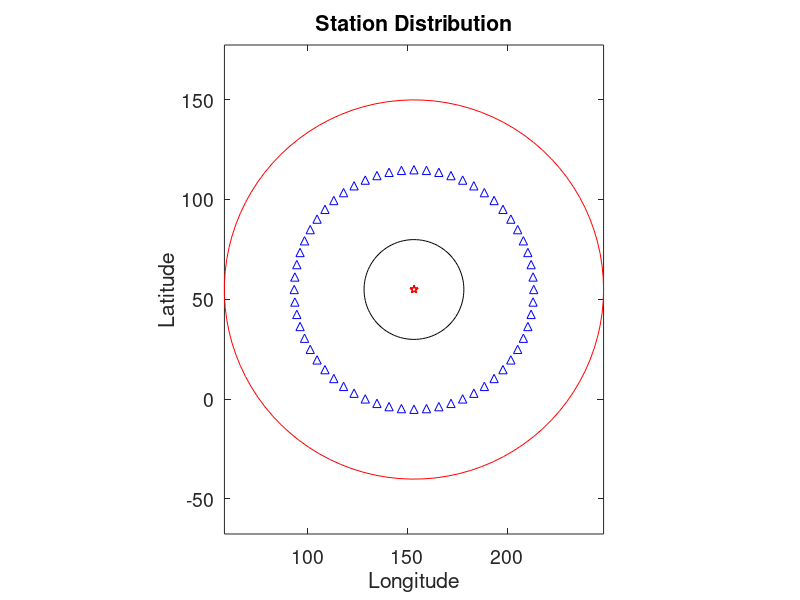
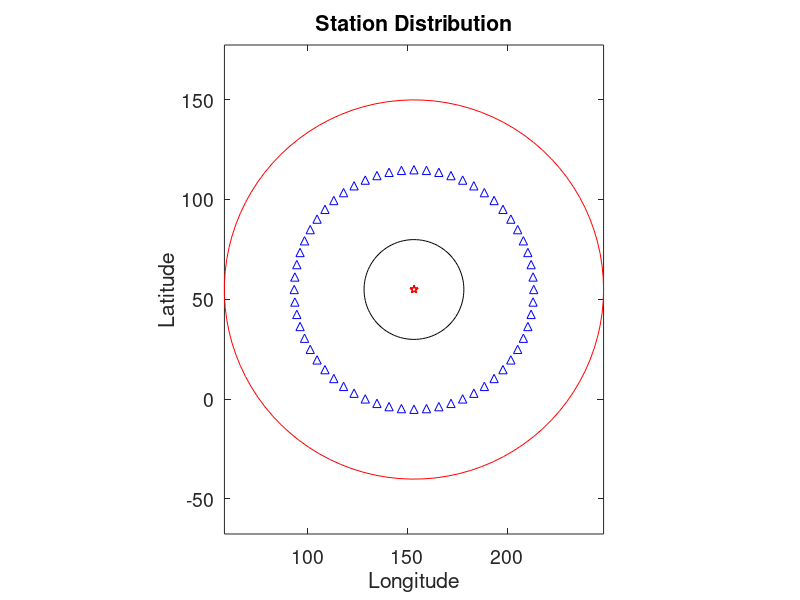

MATLAB code to generate these figures, in order: (Note: this script raises an error after producing the figures.)
%% %%%%%%%%%%%%%%%%%%%%%%%%%%%%%%%%%%%%%%%%%%%%%%%%%%%%%%%%
%         High-frequency inverse technique for            %
%   sparse sub-event location and source time retrieval   %
%      using convex optimization with grouped-lasso       %
%                                                         %
%                  Valere Lambert, 2017                   %
% %%%%%%%%%%%%%%%%%%%%%%%%%%%%%%%%%%%%%%%%%%%%%%%%%%%%%%%%%

clear all;
close all;

scrsz=get(0,'ScreenSize');
outdir = 'Homogeneous_circle_2array_05_2/';
if ~exist(outdir,'dir')
    mkdir(outdir)
end

% Hypocenter location (degrees)
EVLA=54.874;
EVLO=153.281;
EVDP=607;

%subevent locations and times
%x_ev=[0 1 8    8];
%y_ev=[0 4 6    6];
x_ev=[0 1 8    10];% 20 25 ]./2; % km
y_ev=[0 4 6    7];% 10 10 ]./2; % km
%x_ev=[0 4  6 7];
%y_ev=[0 -1 -8 -10];
t_ev=[0 3  7   9 ];%10 12];     % seconds
m_ev=[1 1  1   1];%  1  1];     % moment normalized to event 1
n_ev=length(x_ev);

% convert km to deg
deg2km = 111.2;
lon_ev = EVLO+x_ev/deg2km;
lat_ev = EVLA+y_ev/deg2km;


%% % % % % % % % % % % % % % % % % % % % % % % % % % % % %
%        Construct 2D grid of potential sources          %
% % % % % % % % % % % % % % % % % % % % % % % % % % % % %%
dx=1;     % cell spacing (km)
dy=dx;    
xmin = -5; xmax = 13;   % (km)
ymin = -5; ymax = 10;   % (km)
%xmin = -5; xmax = 10;
%ymin = -13; ymax = 5;

x_bp = xmin:dx:xmax;
y_bp = ymin:dy:ymax;
nxbp = length(x_bp);
nybp = length(y_bp);

ns = (length(x_bp))*(length(y_bp));      % total number of cells / sources
cx = reshape(repmat(x_bp,nybp,1),ns,1);
cy = reshape(repmat(y_bp',nxbp,1),ns,1);
xycenters = [cx,cy];

%% % % % % % % % % % % % % % % % % % % % % % % % % % % % %
%                Construct station network               %
% % % % % % % % % % % % % % % % % % % % % % % % % % % % %%
nsta = 60;             % Number of stations
R = [60];              % Radius of rings in degrees
nDiv = 2;              % Number of subarrays

arrayPop = nsta / nDiv;    % Subarray populations are even

% Azimuthal ranges for each subarray
minA1 = 0*pi;        maxA1 = pi; 
minA2 = 1*pi;         maxA2 = 2*pi;
%minA3 = 6/5*pi;        maxA3 = 7/5*pi;
% minA4 = 8/5*pi;        maxA4 = 9/5*pi;
% minA5 = 4/5*pi;        maxA5 = pi;
% minA6 = pi;            maxA6 = 6/5*pi; 
% minA7 = 6/5*pi;        maxA7 = 7/5*pi;
% minA8 = 7/5*pi;        maxA8 = 8/5*pi;
% minA9 = 8/5*pi;        maxA9 = 9/5*pi;
% minA10 = 9/5*pi;       maxA10 = 2*pi;

range1 = maxA1 - minA1; az_res1 = range1/arrayPop;
range2 = maxA2 - minA2; az_res2 = range2/arrayPop;
% range3 = maxA3 - minA3; az_res3 = range3/arrayPop;
% range4 = maxA4 - minA4; az_res4 = range4/arrayPop;
% range5 = maxA5 - minA5; az_res5 = range5/arrayPop;
% range6 = maxA6 - minA6; az_res6 = range6/arrayPop;
% range7 = maxA7 - minA7; az_res7 = range7/arrayPop;
% range8 = maxA8 - minA8; az_res8 = range8/arrayPop;
% range9 = maxA9 - minA9; az_res9 = range9/arrayPop;
% range10 = maxA10 - minA10; az_res10 = range10/arrayPop;

azi1 = (minA1:az_res1:maxA1)'; azi1 = azi1(1:end-1);
azi2 = (minA2:az_res2:maxA2)'; azi2 = azi2(1:end-1);
% azi3 = (minA3:az_res3:maxA3)'; azi3 = azi3(1:end-1);
% azi4 = (minA4:az_res4:maxA4)'; azi4 = azi4(1:end-1);
% azi5 = (minA5:az_res5:maxA5)'; azi5 = azi5(1:end-1);
% azi6 = (minA6:az_res6:maxA6)'; azi6 = azi6(1:end-1);
% azi7 = (minA7:az_res7:maxA7)'; azi7 = azi7(1:end-1);
% azi8 = (minA8:az_res8:maxA8)'; azi8 = azi8(1:end-1);
% azi9 = (minA9:az_res9:maxA9)'; azi9 = azi9(1:end-1);
% azi10 = (minA10:az_res10:maxA10)'; azi10 = azi10(1:end-1);

azi = [azi1;azi2];%azi3;azi4];%azi5;azi6;azi7;azi8;azi9;azi10];
% minA = 0;
% maxA = 360;
% range =maxA - minA;
% az_res = range / nsta;
% azi = (minA:az_res:maxA)'*pi/180;
% azi = azi(1:end-1);
%azi = cat(1,azi,(180:az_res:270)'*pi/180);
%azi = cat(1,azi,(310:az_res:330)'*pi/180);
StaLoc = zeros(nsta,2);
az = zeros(nsta,1);
for ri=1:length(R)
    station_lat = EVLA+R(ri)*cos(azi);
    station_lon = EVLO+R(ri)*sin(azi);
    
    stationsri = [station_lat, station_lon];
    %stations_i = randi(length(station_lat),nsta,1);          % random distribution
    stations_i =round(linspace(1,length(station_lat),nsta));  % even distribution
    StaLoc((ri-1)*nsta+1:ri*nsta,:)=stationsri(stations_i,:);
    az = azi(stations_i,1);
end

R = 60*111.2*ones(nsta,1);

th_st=az';
[th_st, index]=sort(th_st);

x_st=R.*sin(th_st');
y_st=R.*cos(th_st');

% Set up coherent array divisions
Div1 = find( az >=minA1  & az <maxA1);
Div2 = find( az >=minA2  & az <maxA2);
% Div3 = find( az >=minA3  & az <maxA3);
% Div4 = find( az >=minA4  & az <maxA4);
% Div5 = find( az >=minA5  & az <maxA5);
% Div6 = find( az >=minA6  & az <maxA6);
% Div7 = find( az >=minA7  & az <maxA7);
% Div8 = find( az >=minA8  & az <maxA8);
% Div9 = find( az >=minA9  & az <maxA9);
% Div10= find( az >=minA10 & az <maxA10);

Div = [Div1;Div2];%Div3;Div4];%Div5;Div6;Div7;Div8;Div9;Div10];
DivPop = [0;length(Div1); length(Div2)];%length(Div3);...
          %length(Div4)];% length(Div5);length(Div6); length(Div7);...
          %length(Div8); length(Div9);length(Div10)];

%% plot station map (Figure 1)
figure(1);clf;
set(gcf,'Position',[1 scrsz(4)*2/3 530 650]);
hold on;
az0=linspace(0,2*pi,100);
plot(EVLO+25*cos(az0),EVLA+25*sin(az0),'-k');
plot(EVLO+95*cos(az0),EVLA+95*sin(az0),'-r');
plot(EVLO+x_st/deg2km,EVLA+y_st/deg2km,'b^');
plot(lon_ev,lat_ev,'rp');
xlabel('Longitude')
ylabel('Latitude')
axis equal tight; box on;
text(0.15e4,-0.1e4,'25^{o}','FontSize',14)
text(0.75e4,-0.8e4,'95^{o}','FontSize',14)
set(gca,'FontSize',14)
set(gca,'color','none')
title('Station Distribution')
saveas(gcf,[outdir,'StationMap'],'png')
saveas(gcf,[outdir,'StationMap'],'fig')

%% % % % % % % % % % % % % % % % % % % % % % % % % % % % %
%              Make Synthetic Seismograms                %
% % % % % % % % % % % % % % % % % % % % % % % % % % % % %%
fc = 1;                  % dominant frequency (Hz)
dt = 0.05;               % sampling
nsmooth=round(1/fc/dt);  % smoothing for plotting (period / sampling)
t=-5:dt:(max(t_ev)+3);   
nt=length(t);

% Moment Rate Function
MRF=zeros(1,nt);
for ii=1:n_ev
    MRF=MRF + m_ev(ii)*wavelet(t,t_ev(ii),0,fc);
end

% Load travel times
P_trav = load('P_trav_607_taup.txt');    % TauP with IASP91 velocity model

% Distortions for multiple phases and attenuation
multiple = zeros(nsta,2);
multiple(:,1) = 1;    % number of multiples
multiple(:,2) = 2;    % time delay for each multiple
multiple(:,3) = 1;    % damping factor

%multiple(Div2,1) = 2;    % number of multiples
%multiple(Div2,2) = 0.5;  % time delay for each multiple
%multiple(Div2,3) = 1;    % damping factor

%multiple(Div3,1) = 3;    % number of multiples
%multiple(Div3,2) = 0.6;  % time delay for each multiple

%multiple(Div3,3) = 0;    % damping factor
fd = fc *ones(nsta,1);

% Produce Green's functions for each subarray
GF = zeros(nDiv,nt);
for i = 1:nDiv
    count = sum(DivPop(1:i));
    GF(i,:) = GreensFunctions(t,0,0,fd(1),multiple(count+1,1),multiple(count+1,2),multiple(count+1,3));
end

% Make synthetics wrt first arrival
Data=zeros(nsta, nt);

% Distance and travel time from hypocenter to each station 
dist = sqrt( ( x_ev(1) - x_st ).^2 + ( y_ev(1) - y_st ).^2 )/111.2; 
t0j = t_ev(1)+interp1(P_trav(:,1),P_trav(:,2),dist,'linear','extrap'); 
SNR = 20; % signal - to - noise ratio

for jj=1:nsta
    for ii=1:n_ev
        dist=sqrt( ( x_ev(ii)-x_st(jj) )^2 + ( y_ev(ii)-y_st(jj) )^2 )./111.2;
        trav = t_ev(ii)+ interp1(P_trav(:,1),P_trav(:,2),dist,'linear','extrap');   % time of each arrival
        trav = trav - t0j(jj);
        % time wrt first arrival
        Data(jj,:) = Data(jj,:) + m_ev(ii)*GreensFunctions(t,trav,0,fd(jj),multiple(jj,1),multiple(jj,2),multiple(jj,3));
    end
    Data(jj,:)=Data(jj,:)./max(Data(jj,:));
    % add white gaussian noise
    %Data(jj,:) = awgn(Data(jj,:),SNR);
end

%% % % % % % % % % % % % % % % % % % % % % % % % % % % % %
%             Plot waveform versus azimuth               %
% % % % % % % % % % % % % % % % % % % % % % % % % % % % %%
figure(2);clf
set(gcf,'Position',[scrsz(3)/4 scrsz(4)/2 530 650]);
subplot(5,1,1:4);
h=pcolor(t,th_st/pi,Data);
ylim([0 2])
set(h,'EdgeColor','none');
ylabel('station azimuth \theta (\pi)')
set(gca,'FontSize',14)

% square stack of waveforms, smoothed
subplot(5,1,5);
event1=sum(Data,1);
event1=smooth(event1.^2,nsmooth); % square stacking smoothing
plot(t,event1);
xlabel('time (s)')
xlim([t(1) t(end)])
set(gca,'FontSize',14)
saveas(gcf,[outdir,'AzimuthalDistribution'],'png')
saveas(gcf,[outdir,'AzimuthalDistribution'],'fig')

%% % % % % % % % % % % % % % % % % % % % % % % % % % % % %
%        Filter and Convert to Frequency Domain          %
% % % % % % % % % % % % % % % % % % % % % % % % % % % % %%
fnyq = 1/dt/2;      % Nyquist frequency
lowF  = 0.2;       % Hz
highF = 2.0;        % Hz

DataFilt = Data;
[B,A] = butter(4,[lowF highF]./fnyq);
for st=1:nsta
    DataFilt(st,:) = filter(B,A,Data(st,:));
end

% Time window (currently full window)
tw = find(t >= min(t),1,'first'); 
ntw = length(t(tw:end));

% Fourier transform the data
nfft = 2^nextpow2(length(t(tw:end)));
fspace0 = 1/dt * (0:(nfft/2))/nfft;
nftot = length(fspace0);      % number of frequencies
ffilt = find(fspace0 >= 0 & fspace0 <= 3);

% Bin the frequencies
binpop = 10;
overflow = binpop - mod(length(ffilt),binpop);
if overflow ~= 0
   ffilt = ffilt(1):(ffilt(end)+overflow); 
end
fspace = fspace0(ffilt);
nf = length(fspace);
nfbin = nf/binpop;


DataSpec = zeros(nsta,nf);
for i = 1:nsta
    spec = fft(DataFilt(i,tw:end),nfft);
    spec = spec(1:nfft/2+1);
    DataSpec(i,:) = spec(ffilt);
end

% Get the Green's function spectra
GFw = zeros(nDiv,nf);
for i = 1:nDiv
    gw = fft(GF(i,tw:end),nfft);
    gwtemp = gw(1:nfft/2+1);
    GFw(i,:) = gwtemp(ffilt);
end

%% % % % % % % % % % % % % % % % % % % % % % % % % % % % %
%             Prepare and Perform Inversion              %
%              for each Discrete Frequency               %
% % % % % % % % % % % % % % % % % % % % % % % % % % % % %%

% Redefine values based on population of subarrays 
% (currently same as total stations)
t0j1 = t0j(Div);          % initial arrival from hypocenter
np = sum(DivPop);         % number of stations in inversion population
ncomb = ns*nDiv;          % total number of model parameters

% Output models
%mout = zeros(nf,ncomb);
%mm   = zeros(nf,nDiv,ns);
moutTemp = zeros(nfbin,ncomb*binpop);
mout = zeros(nf,ncomb);
mm   = zeros(nf,nDiv,ns);

% Displacement vector for entire population
uom = zeros(np*nf,1);

% Synthetic spectra 
syntmp = zeros(np*binpop,nfbin);
syn = zeros(np,nf);
synV = zeros(size(uom));

% Spectral Power for each source
specPower = zeros(nDiv,ns);
specPowerF = zeros(nfbin,nDiv,ns);

tic

parfor f = 1:nfbin       % parallelized over frequency bins
    findices = ((f-1)*binpop+1):(f*binpop);
    f0s = fspace(findices); % frequency
    
    % Fill data vectors for frequency
    u = DataSpec(Div,findices);
    u = reshape(u,np*binpop,1)

    % Create kernels for each source location and station
    K1 = zeros(np*binpop,ns*binpop);
    Kf = zeros(np*binpop,ncomb*binpop);
    
    for d = 1:nDiv
        % find the station indices within the subarray
        popu = ((sum(DivPop(1:d))+1):(sum(DivPop(1:d+1))));
        for i = 1:ns 
            x_xi = xycenters(i,1);
            y_xi = xycenters(i,2);
            % Calculate travel time from each potential source
            dis = sqrt( ( x_xi-x_st(Div(popu)) ).^2 + ( y_xi-y_st(Div(popu)) ).^2 )/111.2;
            tij =interp1(P_trav(:,1),P_trav(:,2),dis,'linear','extrap');
            for fi = 1:binpop
                % Fill kernels
                f0i = f0s(fi);
                K1((fi-1)*np+Div(popu),(fi-1)*ns+i) = (exp(2i*pi*f0i*(t0j1(Div(popu)) - tij)));
                Kf((fi-1)*np+Div(popu),(fi-1)*nDiv*ns+(d-1)*ns+i) = (exp(2i*pi*f0i*(t0j1(Div(popu)) - tij)));
            end
        end
    end
    
    % Perform the Inversion
    lambda = 5;                         % Sparsity prior weight
    pl = sqrt(nDiv)*ones(1,ns);        
    m = GroupLassoBin(u,Kf,pl,lambda,ns,ncomb,binpop);
 
    syntmp(:,f) = Kf*m;
    tmpspecPowerF = zeros(nDiv,ns);
    moutTemp(f,:) = m
    mm_out = zeros(nfbin,nDiv,ns);
    for fi = 1:binpop
        findex = findices(fi);
        fpop = ((fi-1)*np+1:fi*np);
        fsource = ((fi-1)*ncomb+1:fi*ncomb);
        mtmp = m(fsource);
    
        % Calculate power and synthetics at each frequency from the subevents
        mmtmp = zeros(nDiv,ns);
        tmpspecPower = zeros(nDiv,ns);
        for d = 1:nDiv
            popu = ((sum(DivPop(1:d))+1):(sum(DivPop(1:d+1))));
            Ktemp = K1((fi-1)*np+Div(popu),((fi-1)*ns+1):fi*ns);
            for s = 1:ns
                mmtmp(d,s) = mtmp((d-1)*ns+s);
                tmp = Ktemp(:,s)*mmtmp(d,s);
                tmpspecPower(d,s) =  sum(real(tmp).*real(tmp));
            end
        end
        tmpspecPowerF = tmpspecPowerF + tmpspecPower;
        specPower = specPower + tmpspecPower;
    end
    specPowerF(f,:,:) = tmpspecPowerF;
%%
end
toc
%%
for f = 1:nfbin
    findices = ((f-1)*binpop+1):(f*binpop);
    for fi = 1:binpop
        findex = findices(fi);
        fpop = ((fi-1)*np+1:fi*np);
        fsource = ((fi-1)*ncomb+1:fi*ncomb);
        mout(findex,:) = moutTemp(f,fsource);
        for d= 1:nDiv
            for s = 1:ns
                mm(findex,d,s) =mout(findex,(d-1)*ns+s);
            end
        end
        syn(:,findex) = syntmp(fpop,f);
    end
end


r = DataSpec - syn;

%% % % % % % % % % % % % % % % % % % % % % % % % % % % % %
%            Plot Spectral Power Distribution            %
% % % % % % % % % % % % % % % % % % % % % % % % % % % % %%
figure(3);clf;
hold on;
qy = min(3,nDiv+1);
if qy < 3
    qx = 1;
else
    qx = ceil((nDiv+1)/3);
end
set(gcf,'Position',[1 1 qy*425 qx*280])
for i = 1:nDiv
   subplot(qx,qy,i)
   grid = reshape(specPower(i,:),nybp,nxbp);
   pcolor(x_bp-dx/2,y_bp-dy/2,grid)
   colorbar;
   title(sprintf('Subarray %d Power',i))
   axis equal tight
end
subplot(qx,qy,nDiv+1)
grid = reshape(sum(specPower,1),nybp,nxbp);
pcolor(x_bp-dx/2,y_bp-dy/2,grid)
colorbar
title(sprintf('Combined Power'))
axis equal tight
saveas(gcf,[outdir,'SubeventLocation'],'png')
saveas(gcf,[outdir,'SubeventLocation'],'fig')

% Cumulate Spectral Power
CumSpecPower = sum(specPower,1);

%% % % % % % % % % % % % % % % % % % % % % % % % % % % % %
%          Plot Spectral Power Frequency Bins            %
% % % % % % % % % % % % % % % % % % % % % % % % % % % % %%
for f = 1:nfbin
    findices = ((f-1)*binpop+1):(f*binpop);
    f_floor = fspace(findices(1));
    f_ceil  = fspace(findices(end));
    figure(4);clf;
    hold on;
    qy = min(3,nDiv+1);
    if qy < 3
        qx = 1;
    else
        qx = ceil((nDiv+1)/3);
    end
    set(gcf,'Position',[1 1 qy*425 qx*280])
    for i = 1:nDiv
       subplot(qx,qy,i)
       grid = reshape(squeeze(specPowerF(f,i,:)),nybp,nxbp);
       pcolor(x_bp-dx/2,y_bp-dy/2,grid)
       colorbar;
       title(sprintf('Subarray %d Power',i))
       axis equal tight
    end
    subplot(qx,qy,nDiv+1)
    grid = reshape(sum(squeeze(specPowerF(f,:,:)),1),nybp,nxbp);
    pcolor(x_bp-dx/2,y_bp-dy/2,grid)
    colorbar
    title(sprintf('Combined Power: %.2f - %.2f Hz',f_floor,f_ceil))
    axis equal tight
    saveas(gcf,[outdir,sprintf('SubeventLocation_band_%d',f)],'png')
    saveas(gcf,[outdir,sprintf('SubeventLocation_band_%d',f)],'fig') 
    
end


%% % % % % % % % % % % % % % % % % % % % % % % % % % % % %
%     Plot Data and Synthetic Spectra and Waveforms      %
% % % % % % % % % % % % % % % % % % % % % % % % % % % % %%

iSyn = zeros(size(Data));
for i = 1:nsta
    iSyn(i,:) = real(ifft(syn(i,:),ntw));
end
   
DataI = zeros(size(Data));
for i = 1:nsta
    DataI(i,:) = real(ifft(DataSpec(i,:),ntw));
end

figure(6);clf;
set(gcf,'Position',[1 1 1140 nDiv*190])
for i = 1:nDiv
    popu = ((sum(DivPop(1:i))+1):(sum(DivPop(1:i+1))));
    
    % Data spectra u(omega)
    subplot(nDiv,4,(i-1)*4+1)
    plot(fspace,real(DataSpec(popu,:)));
    title('Data u (\omega)')
    ylabel(sprintf('u (t), Subarray %d',i))
    
    % Data time series u(t)
    subplot(nDiv,4,(i-1)*4+2)
    plot(t(tw:end),DataI(popu,:));
    title('Data u (t)')
    xlim([t(tw) t(end)])
    
    % Synthetic spectra u(omega)
    ylabel(sprintf('Subarray %d',i))
    subplot(nDiv,4,(i-1)*4+3)
    plot(fspace,real(syn(popu,:)));   
    title('Inverted u (\omega)')
    
    % Synthetic time series u(t)
    subplot(nDiv,4,(i-1)*4+4)
    plot(t(tw:end),iSyn(popu,:));  
    title('Inverted u (t)')
    xlim([t(tw) t(end)])
end
saveas(gcf,[outdir,'Waveforms'],'png')
saveas(gcf,[outdir,'Waveforms'],'fig')

%% % % % % % % % % % % % % % % % % % % % % % % % % % % % %
%                 Source Time Extraction                 %
% % % % % % % % % % % % % % % % % % % % % % % % % % % % %%

% Determine phase from assumed Green's functions
PhaseG = zeros(size(GFw));
for i = 1:nDiv
    PhaseG(i,:) = atan2(imag(GFw(i,:)),real(GFw(i,:)));
end

% Select key subevents from models
factor = 0.25;      % cut-off ratio to peak spectral power
subevents = find(CumSpecPower > factor*max(CumSpecPower));
nSu = length(subevents);

% Median subevent time estimate
subTime = zeros(nDiv,nSu);     % Phase: Model - GF
subTimeM = zeros(nDiv,nSu);    % Phase: Model
subTimeR = zeros(nDiv,nSu);    % Phase: Model - min(Tsub)

% Mean subevent time estimate
subTime2 = zeros(nDiv,nSu);    % Phase: Model - GF
subTime2M = zeros(nDiv,nSu);   % Phase: Model
subTime2R = zeros(nDiv,nSu);   % Phase: Model - min(Tsub)

% Frequency range for source time estimate
ra = find(fspace > lowF & fspace < highF);

% Determine source time for each subevent
Tau = zeros(nDiv,nSu,nf);
TauM = zeros(nDiv,nSu,nf);
%%
figure(7);clf;
set(gcf,'Position',[1 1 nDiv*350 nSu*120])
figure(8);clf;
set(gcf,'Position',[1 1 nDiv*350 nSu*120])
figy = nDiv;
figx = nSu;
for i = 1:nDiv
    for j = 1:nSu
         sub = subevents(j);
         mf1 = squeeze(mm(:,i,sub));
         PhaseM = atan2(imag(mf1),real(mf1));
         PhaseT = PhaseM - PhaseG(i,:)';
 
         Tau(i,j,:) = unwrap(PhaseT')./(-2*pi*fspace);
         TauM(i,j,:) = unwrap(PhaseM')./(-2*pi*fspace);
        
         subTimeM(i,j) = median(TauM(i,j,ra));
         subTime2M(i,j) = mean(TauM(i,j,ra));
         subTime(i,j) = median(Tau(i,j,ra));
         subTime2(i,j) = mean(Tau(i,j,ra));
         
    end
end
 %%
firstS = zeros(nDiv,1);
for i = 1:nDiv
    firstS(i) = find(subTime(i,:) == min(subTime(i,:)));
end
%%
 for i=1:nDiv
     for j=1:nSu
         
         figure(7);
         subplot(figx,figy,(j-1)*nDiv+i)
         plot(fspace,squeeze(Tau(i,j,:)))
         title(sprintf('Subarray %d, subevent %d',i,j));
         ylabel('M-G Phase')
         xlim([0.50 max(fspace)])
         
         figure(8);
         tmp = squeeze(TauM(i,j,:))-squeeze(TauM(i,firstS(i),:));
         subplot(figx,figy,(j-1)*nDiv+i)
         plot(fspace,tmp);
         title(sprintf('Subarray %d, subevent %d',i,j));
         xlim([0.50 max(fspace)])
         ylabel('M Phase')
         subTimeR(i,j) = median(tmp(ra));
         subTime2R(i,j) = mean(tmp(ra));
         
    end
    
 end
figure(7);
saveas(gcf,[outdir,'SourceTime_MG'],'png')
saveas(gcf,[outdir,'SourceTime_MG'],'fig')
figure(8);
saveas(gcf,[outdir,'SourceTime_M'],'png')
saveas(gcf,[outdir,'SourceTime_M'],'fig')

% Median subevent time estimate
subTime = reshape(subTime,nDiv*nSu,1);
subTimeM = reshape(subTimeM,nDiv*nSu,1);
subTimeR = reshape(subTimeR,nDiv*nSu,1);

% Mean subevent time estimate
subTime2 = reshape(subTime2,nDiv*nSu,1);
subTime2M = reshape(subTime2M,nDiv*nSu,1);
subTime2R = reshape(subTime2R,nDiv*nSu,1);

outT = [subTimeR,subTime2R,subTime,subTime2,subTimeM,subTime2M];
TimeFile = fopen([outdir,'SourceTimeInfo.txt'],'w');
fprintf(TimeFile,'Mdiff & Adiff & MG & AG  & Mraw & Araw \n');
for i = 1:nSu
    fprintf(TimeFile,'Subevent %d \n',i);
    fprintf(TimeFile,'%.3f %.3f %.3f %.3f %.3f %.3f \n',outT((i-1)*nDiv+1:i*nDiv,:)');
end
fclose(TimeFile);

%% % % % % % % % % % % % % % % % % % % % % % % % % % % % %
%                       Save Info                        %
% % % % % % % % % % % % % % % % % % % % % % % % % % % % %%
info.lowF = lowF;
info.highF = highF;
info.fspace = fspace;
info.t = t;
info.tw = tw;
info.nDiv = nDiv;
info.Div = Div;
info.DivPop = DivPop;
save([outdir,'InversionOutput.mat'],'uom','synV','specPower','mm','GF','fspace','info','-v7.3');